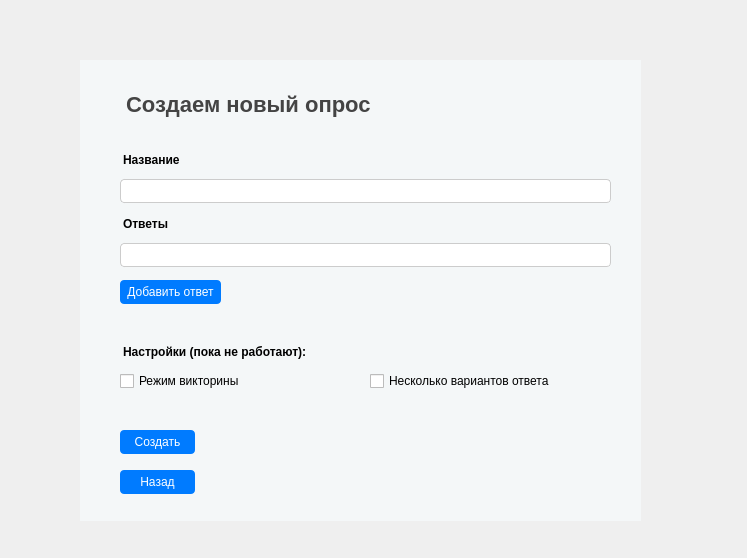
<?xml version="1.0" encoding="UTF-8"?>
<ui version="4.0">
 <class>Dialog</class>
 <widget class="QDialog" name="Dialog">
  <property name="geometry">
   <rect>
    <x>0</x>
    <y>0</y>
    <width>747</width>
    <height>558</height>
   </rect>
  </property>
  <property name="windowTitle">
   <string>Dialog</string>
  </property>
  <property name="styleSheet">
   <string notr="true">#body {
            font-family: Arial, sans-serif;
            background-color: #f4f7f8;
            color: #333;
            padding: 20px;

        }
#h1 {
            color: #444;
			font-size: 22px;
			font-weight: 700;

        }

QLabel {
			font-weight: bold;
			margin-bottom: 2px;
}

QLineEdit {
			padding: 3px;
            margin-bottom: 5px;
            margin-top: 2px;
            border: 1px solid #ccc;
            border-radius: 4px;
}
QPushButton {
            background-color: #007bff;
            color: white;
            border: none;
            border-radius: 4px;
            cursor: pointer;
        }

QPushButton:hover {
            background-color: #0056b3;
        }</string>
  </property>
  <widget class="QWidget" name="body" native="true">
   <property name="geometry">
    <rect>
     <x>80</x>
     <y>60</y>
     <width>561</width>
     <height>461</height>
    </rect>
   </property>
   <widget class="QPushButton" name="add">
    <property name="geometry">
     <rect>
      <x>40</x>
      <y>220</y>
      <width>101</width>
      <height>24</height>
     </rect>
    </property>
    <property name="text">
     <string>Добавить ответ</string>
    </property>
   </widget>
   <widget class="QWidget" name="layoutWidget">
    <property name="geometry">
     <rect>
      <x>40</x>
      <y>90</y>
      <width>491</width>
      <height>122</height>
     </rect>
    </property>
    <layout class="QVBoxLayout" name="form">
     <item>
      <widget class="QLabel" name="new_title">
       <property name="text">
        <string>Название</string>
       </property>
      </widget>
     </item>
     <item>
      <widget class="QLineEdit" name="title">
       <property name="text">
        <string/>
       </property>
      </widget>
     </item>
     <item>
      <widget class="QLabel" name="new_answers">
       <property name="text">
        <string>Ответы</string>
       </property>
      </widget>
     </item>
     <item>
      <widget class="QLineEdit" name="answer"/>
     </item>
    </layout>
   </widget>
   <widget class="QWidget" name="layoutWidget">
    <property name="geometry">
     <rect>
      <x>40</x>
      <y>280</y>
      <width>494</width>
      <height>51</height>
     </rect>
    </property>
    <layout class="QVBoxLayout" name="verticalLayout_3">
     <item>
      <widget class="QLabel" name="settings">
       <property name="text">
        <string>Настройки (пока не работают):</string>
       </property>
      </widget>
     </item>
     <item>
      <layout class="QHBoxLayout" name="horizontalLayout">
       <item>
        <widget class="QCheckBox" name="victorina">
         <property name="text">
          <string>Режим викторины</string>
         </property>
        </widget>
       </item>
       <item>
        <widget class="QCheckBox" name="multichoise">
         <property name="text">
          <string>Несколько вариантов ответа</string>
         </property>
        </widget>
       </item>
      </layout>
     </item>
    </layout>
   </widget>
   <widget class="QPushButton" name="submit">
    <property name="geometry">
     <rect>
      <x>40</x>
      <y>370</y>
      <width>75</width>
      <height>24</height>
     </rect>
    </property>
    <property name="text">
     <string>Создать</string>
    </property>
   </widget>
   <widget class="QPushButton" name="back">
    <property name="geometry">
     <rect>
      <x>40</x>
      <y>410</y>
      <width>75</width>
      <height>24</height>
     </rect>
    </property>
    <property name="text">
     <string>Назад</string>
    </property>
   </widget>
   <widget class="QLabel" name="h1">
    <property name="geometry">
     <rect>
      <x>40</x>
      <y>30</y>
      <width>261</width>
      <height>31</height>
     </rect>
    </property>
    <property name="text">
     <string>Создаем новый опрос</string>
    </property>
   </widget>
  </widget>
 </widget>
 <resources/>
 <connections/>
</ui>
